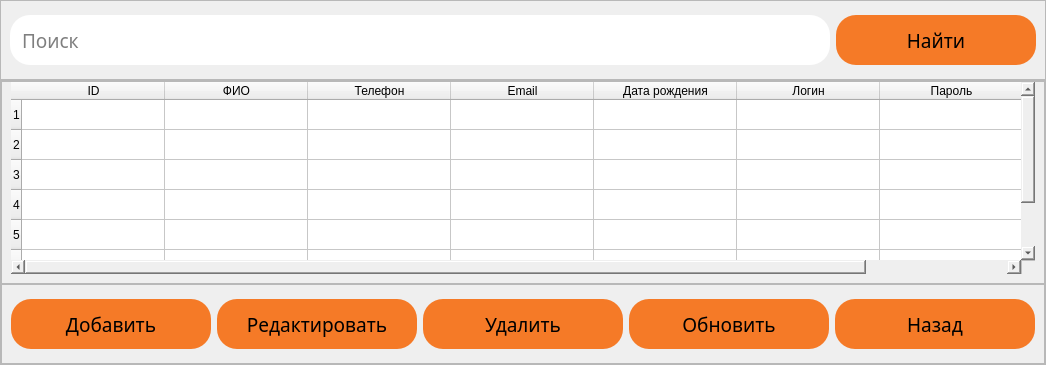
         <widget class="QWidget" name="page_2">
          <layout class="QVBoxLayout" name="verticalLayout_2">
           <property name="spacing">
            <number>0</number>
           </property>
           <property name="leftMargin">
            <number>0</number>
           </property>
           <property name="topMargin">
            <number>0</number>
           </property>
           <property name="rightMargin">
            <number>0</number>
           </property>
           <property name="bottomMargin">
            <number>0</number>
           </property>
           <item>
            <widget class="QFrame" name="frame_3">
             <property name="minimumSize">
              <size>
               <width>0</width>
               <height>80</height>
              </size>
             </property>
             <property name="maximumSize">
              <size>
               <width>16777215</width>
               <height>80</height>
              </size>
             </property>
             <property name="frameShape">
              <enum>QFrame::StyledPanel</enum>
             </property>
             <property name="frameShadow">
              <enum>QFrame::Raised</enum>
             </property>
             <layout class="QHBoxLayout" name="horizontalLayout_3">
              <item>
               <widget class="QLineEdit" name="lineEdit">
                <property name="minimumSize">
                 <size>
                  <width>0</width>
                  <height>50</height>
                 </size>
                </property>
                <property name="maximumSize">
                 <size>
                  <width>16777215</width>
                  <height>50</height>
                 </size>
                </property>
                <property name="font">
                 <font>
                  <family>Montserrat Medium</family>
                  <pointsize>14</pointsize>
                 </font>
                </property>
                <property name="styleSheet">
                 <string notr="true">border: 0;
border-radius: 20px;
padding-left: 10px;
padding-right: 10px;</string>
                </property>
                <property name="inputMask">
                 <string/>
                </property>
                <property name="text">
                 <string/>
                </property>
                <property name="placeholderText">
                 <string>Поиск</string>
                </property>
                <property name="clearButtonEnabled">
                 <bool>true</bool>
                </property>
               </widget>
              </item>
              <item>
               <widget class="QPushButton" name="pushButton_7">
                <property name="minimumSize">
                 <size>
                  <width>200</width>
                  <height>50</height>
                 </size>
                </property>
                <property name="maximumSize">
                 <size>
                  <width>200</width>
                  <height>50</height>
                 </size>
                </property>
                <property name="font">
                 <font>
                  <family>Montserrat SemiBold</family>
                  <pointsize>14</pointsize>
                  <weight>7</weight>
                  <italic>false</italic>
                  <bold>false</bold>
                 </font>
                </property>
                <property name="styleSheet">
                 <string notr="true">QPushButton{
	background-color: #F57A27;
	border: 0;
	border-radius: 20px;
	font: 63 14pt &quot;Montserrat SemiBold&quot;;
}

QPushButton:hover{
	background-color: #D63201;
	color: #fff;
}</string>
                </property>
                <property name="text">
                 <string>Найти</string>
                </property>
               </widget>
              </item>
             </layout>
            </widget>
           </item>
           <item>
            <widget class="QFrame" name="frame_4">
             <property name="frameShape">
              <enum>QFrame::StyledPanel</enum>
             </property>
             <property name="frameShadow">
              <enum>QFrame::Raised</enum>
             </property>
             <layout class="QVBoxLayout" name="verticalLayout_3">
              <property name="spacing">
               <number>0</number>
              </property>
              <property name="leftMargin">
               <number>0</number>
              </property>
              <property name="topMargin">
               <number>0</number>
              </property>
              <property name="rightMargin">
               <number>0</number>
              </property>
              <property name="bottomMargin">
               <number>0</number>
              </property>
              <item>
               <widget class="QFrame" name="frame_5">
                <property name="frameShape">
                 <enum>QFrame::StyledPanel</enum>
                </property>
                <property name="frameShadow">
                 <enum>QFrame::Raised</enum>
                </property>
                <layout class="QHBoxLayout" name="horizontalLayout_4">
                 <property name="topMargin">
                  <number>0</number>
                 </property>
                 <item>
                  <widget class="QTableWidget" name="tableWidget">
                   <property name="styleSheet">
                    <string notr="true">border: 0;</string>
                   </property>
                   <property name="rowCount">
                    <number>7</number>
                   </property>
                   <attribute name="horizontalHeaderCascadingSectionResizes">
                    <bool>false</bool>
                   </attribute>
                   <attribute name="horizontalHeaderDefaultSectionSize">
                    <number>143</number>
                   </attribute>
                   <attribute name="horizontalHeaderShowSortIndicator" stdset="0">
                    <bool>false</bool>
                   </attribute>
                   <attribute name="horizontalHeaderStretchLastSection">
                    <bool>true</bool>
                   </attribute>
                   <row/>
                   <row/>
                   <row/>
                   <row/>
                   <row/>
                   <row/>
                   <row/>
                   <column>
                    <property name="text">
                     <string>ID</string>
                    </property>
                   </column>
                   <column>
                    <property name="text">
                     <string>ФИО</string>
                    </property>
                   </column>
                   <column>
                    <property name="text">
                     <string>Телефон</string>
                    </property>
                   </column>
                   <column>
                    <property name="text">
                     <string>Email</string>
                    </property>
                   </column>
                   <column>
                    <property name="text">
                     <string>Дата рождения</string>
                    </property>
                   </column>
                   <column>
                    <property name="text">
                     <string>Логин</string>
                    </property>
                   </column>
                   <column>
                    <property name="text">
                     <string>Пароль</string>
                    </property>
                   </column>
                  </widget>
                 </item>
                </layout>
               </widget>
              </item>
              <item>
               <widget class="QFrame" name="frame_6">
                <property name="minimumSize">
                 <size>
                  <width>0</width>
                  <height>80</height>
                 </size>
                </property>
                <property name="maximumSize">
                 <size>
                  <width>16777215</width>
                  <height>80</height>
                 </size>
                </property>
                <property name="frameShape">
                 <enum>QFrame::StyledPanel</enum>
                </property>
                <property name="frameShadow">
                 <enum>QFrame::Raised</enum>
                </property>
                <layout class="QHBoxLayout" name="horizontalLayout_5">
                 <item>
                  <widget class="QPushButton" name="pushButton_11">
                   <property name="minimumSize">
                    <size>
                     <width>200</width>
                     <height>50</height>
                    </size>
                   </property>
                   <property name="maximumSize">
                    <size>
                     <width>200</width>
                     <height>50</height>
                    </size>
                   </property>
                   <property name="font">
                    <font>
                     <family>Montserrat SemiBold</family>
                     <pointsize>14</pointsize>
                     <weight>7</weight>
                     <italic>false</italic>
                     <bold>false</bold>
                    </font>
                   </property>
                   <property name="styleSheet">
                    <string notr="true">QPushButton{
	background-color: #F57A27;
	border: 0;
	border-radius: 20px;
	font: 63 14pt &quot;Montserrat SemiBold&quot;;
}

QPushButton:hover{
	background-color: #D63201;
	color: #fff;
}</string>
                   </property>
                   <property name="text">
                    <string>Добавить</string>
                   </property>
                  </widget>
                 </item>
                 <item>
                  <widget class="QPushButton" name="pushButton_8">
                   <property name="minimumSize">
                    <size>
                     <width>200</width>
                     <height>50</height>
                    </size>
                   </property>
                   <property name="maximumSize">
                    <size>
                     <width>200</width>
                     <height>50</height>
                    </size>
                   </property>
                   <property name="font">
                    <font>
                     <family>Montserrat SemiBold</family>
                     <pointsize>14</pointsize>
                     <weight>7</weight>
                     <italic>false</italic>
                     <bold>false</bold>
                    </font>
                   </property>
                   <property name="styleSheet">
                    <string notr="true">QPushButton{
	background-color: #F57A27;
	border: 0;
	border-radius: 20px;
	font: 63 14pt &quot;Montserrat SemiBold&quot;;
}

QPushButton:hover{
	background-color: #D63201;
	color: #fff;
}</string>
                   </property>
                   <property name="text">
                    <string>Редактировать</string>
                   </property>
                  </widget>
                 </item>
                 <item>
                  <widget class="QPushButton" name="pushButton_9">
                   <property name="minimumSize">
                    <size>
                     <width>200</width>
                     <height>50</height>
                    </size>
                   </property>
                   <property name="maximumSize">
                    <size>
                     <width>200</width>
                     <height>50</height>
                    </size>
                   </property>
                   <property name="font">
                    <font>
                     <family>Montserrat SemiBold</family>
                     <pointsize>14</pointsize>
                     <weight>7</weight>
                     <italic>false</italic>
                     <bold>false</bold>
                    </font>
                   </property>
                   <property name="styleSheet">
                    <string notr="true">QPushButton{
	background-color: #F57A27;
	border: 0;
	border-radius: 20px;
	font: 63 14pt &quot;Montserrat SemiBold&quot;;
}

QPushButton:hover{
	background-color: #D63201;
	color: #fff;
}</string>
                   </property>
                   <property name="text">
                    <string>Удалить</string>
                   </property>
                  </widget>
                 </item>
                 <item>
                  <widget class="QPushButton" name="pushButton_10">
                   <property name="minimumSize">
                    <size>
                     <width>200</width>
                     <height>50</height>
                    </size>
                   </property>
                   <property name="maximumSize">
                    <size>
                     <width>200</width>
                     <height>50</height>
                    </size>
                   </property>
                   <property name="font">
                    <font>
                     <family>Montserrat SemiBold</family>
                     <pointsize>14</pointsize>
                     <weight>7</weight>
                     <italic>false</italic>
                     <bold>false</bold>
                    </font>
                   </property>
                   <property name="styleSheet">
                    <string notr="true">QPushButton{
	background-color: #F57A27;
	border: 0;
	border-radius: 20px;
	font: 63 14pt &quot;Montserrat SemiBold&quot;;
}

QPushButton:hover{
	background-color: #D63201;
	color: #fff;
}</string>
                   </property>
                   <property name="text">
                    <string>Обновить</string>
                   </property>
                  </widget>
                 </item>
                 <item>
                  <widget class="QPushButton" name="pushButton_16">
                   <property name="minimumSize">
                    <size>
                     <width>200</width>
                     <height>50</height>
                    </size>
                   </property>
                   <property name="maximumSize">
                    <size>
                     <width>200</width>
                     <height>50</height>
                    </size>
                   </property>
                   <property name="font">
                    <font>
                     <family>Montserrat SemiBold</family>
                     <pointsize>14</pointsize>
                     <weight>7</weight>
                     <italic>false</italic>
                     <bold>false</bold>
                    </font>
                   </property>
                   <property name="styleSheet">
                    <string notr="true">QPushButton{
	background-color: #F57A27;
	border: 0;
	border-radius: 20px;
	font: 63 14pt &quot;Montserrat SemiBold&quot;;
}

QPushButton:hover{
	background-color: #D63201;
	color: #fff;
}</string>
                   </property>
                   <property name="text">
                    <string>Назад</string>
                   </property>
                  </widget>
                 </item>
                </layout>
               </widget>
              </item>
             </layout>
            </widget>
           </item>
          </layout>
         </widget>
